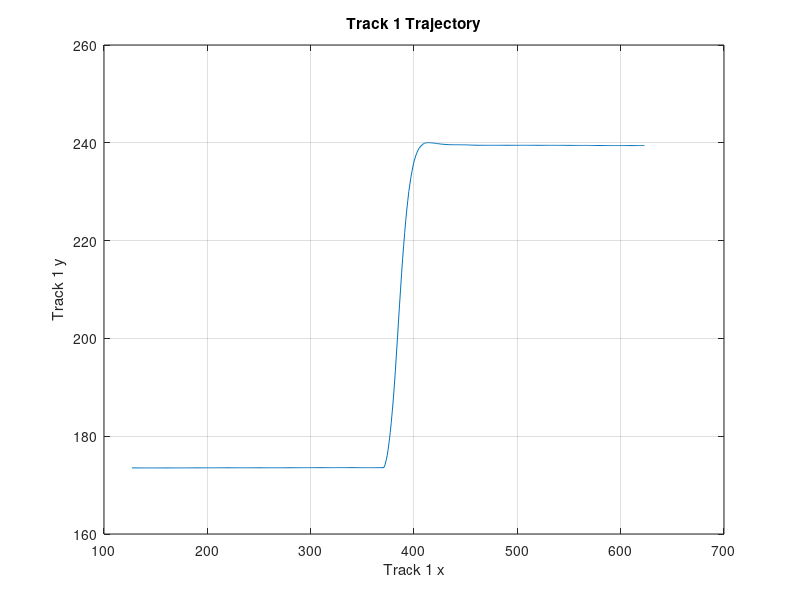

The MATLAB script that drew this image:
% SIRVE Plotspace Export:

% data from columne 3 ('Track 1 x')
Track1x = [ 127 128 129 130 131 132 133 134 135 136 137 138 139 140 141 142 143 144 145 146 147 148 149 150 151 152 153 154 155 156 157 158 159 160 161 162 163 164 165 166 167 168 169 170 171 172 173 174 175 176 177 178 179 180 181 182 183 184 185 186 187 188 189 190 191 192 193 194 195 196 197 198 199 200 201 202 203 204 205 206 207 208 209 210 211 212 213 214 215 216 217 218 219 220 221 222 223 224 225 226 227 228 229 230 231 232 233 234 235 236 237 238 239 240 241 242 243 244 245 246 247 248 249 250 251 252 253 254 255 256 257 258 259 260 261 262 263 264 265 266 267 268 269 270 271 272 273 274 275 276 277 278 279 280 281 282 283 284 285 286 287 288 289 290 291 292 293 294 295 296 297 298 299 300 301 302 303 304 305 306 307 308 309 310 311 312 313 314 315 316 317 318 319 320 321 322 323 324 325 326 327 328 329 330 331 332 333 334 335 336 337 338 339 340 341 342 343 344 345 346 347 348 349 350 351 352 353 354 355 356 357 358 359 360 361 362 363 364 365 366 367 368 369 370 371 372 373 374 375 376 377 378 379 380 381 382 383 384 385 386 387 388 389 390 391 392 393 394 395 396 397 398 399 400 401 402 403 404 405 406 407 408 409 410 411 412 413 414 415 416 417 418 419 420 421 422 423 424 425 426 427 428 429 430 431 432 433 434 435 436 437 438 439 440 441 442 443 444 445 446 447 448 449 450 451 452 453 454 455 456 457 458 459 460 461 462 463 464 465 466 467 468 469 470 471 472 473 474 475 476 477 478 479 480 481 482 483 484 485 486 487 488 489 490 491 492 493 494 495 496 497 498 499 500 501 502 503 504 505 506 507 508 509 510 511 512 513 514 515 516 517 518 519 520 521 522 523 524 525 526 527 528 529 530 531 532 533 534 535 536 537 538 539 540 541 542 543 544 545 546 547 548 549 550 551 552 553 554 555 556 557 558 559 560 561 562 563 564 565 566 567 568 569 570 571 572 573 574 575 576 577 578 579 580 581 582 583 584 585 586 587 588 589 590 591 592 593 594 595 596 597 598 599 600 601 602 603 604 605 606 607 608 609 610 611 612 613 614 615 616 617 618 619 620 621 622 623 ];

% data from columne 4 ('Track 1 y')
Track1y = [ 173.519 173.519 173.518 173.517 173.518 173.513 173.515 173.514 173.516 173.513 173.519 173.513 173.513 173.515 173.514 173.514 173.515 173.514 173.513 173.509 173.511 173.517 173.516 173.518 173.51 173.51 173.511 173.508 173.511 173.513 173.512 173.515 173.514 173.516 173.515 173.514 173.516 173.516 173.515 173.519 173.517 173.519 173.517 173.519 173.521 173.519 173.52 173.522 173.516 173.52 173.522 173.517 173.519 173.521 173.52 173.523 173.525 173.527 173.527 173.527 173.528 173.528 173.53 173.531 173.529 173.529 173.527 173.531 173.532 173.53 173.531 173.539 173.531 173.537 173.543 173.534 173.542 173.534 173.537 173.54 173.535 173.539 173.54 173.533 173.541 173.542 173.538 173.544 173.543 173.541 173.544 173.543 173.541 173.541 173.542 173.542 173.54 173.544 173.54 173.54 173.542 173.54 173.541 173.54 173.54 173.543 173.542 173.54 173.544 173.54 173.541 173.543 173.54 173.542 173.542 173.541 173.546 173.543 173.542 173.548 173.542 173.541 173.544 173.543 173.544 173.543 173.544 173.546 173.543 173.546 173.545 173.543 173.547 173.545 173.544 173.548 173.545 173.545 173.548 173.545 173.547 173.546 173.546 173.547 173.545 173.548 173.546 173.545 173.549 173.547 173.549 173.552 173.546 173.551 173.553 173.548 173.551 173.553 173.55 173.551 173.554 173.554 173.556 173.56 173.561 173.559 173.562 173.564 173.563 173.566 173.572 173.564 173.569 173.57 173.567 173.566 173.563 173.57 173.566 173.561 173.569 173.563 173.563 173.569 173.565 173.568 173.564 173.565 173.57 173.568 173.569 173.57 173.565 173.569 173.57 173.569 173.569 173.571 173.573 173.578 173.576 173.576 173.579 173.577 173.579 173.572 173.575 173.572 173.572 173.576 173.574 173.575 173.576 173.573 173.574 173.573 173.571 173.572 173.568 173.569 173.572 173.57 173.569 173.571 173.566 173.568 173.566 173.567 173.567 173.566 173.565 173.568 173.564 173.564 173.567 173.567 173.568 173.563 173.563 173.564 173.565 173.567 173.567 173.564 173.634 174.204 174.993 176.025 177.351 178.948 180.771 182.836 185.168 187.623 190.492 193.496 196.81 200.051 203.553 206.859 210.106 213.316 216.304 219.013 221.701 224.067 226.275 228.215 230.056 231.549 232.924 234.111 235.228 236.167 236.863 237.549 238.065 238.518 238.879 239.185 239.397 239.598 239.766 239.893 239.947 240.007 240.026 240.03 240.019 240.014 239.99 239.964 239.935 239.9 239.885 239.846 239.828 239.808 239.767 239.739 239.721 239.704 239.686 239.675 239.655 239.645 239.635 239.628 239.621 239.613 239.608 239.615 239.6 239.612 239.599 239.619 239.6 239.6 239.602 239.58 239.606 239.593 239.581 239.59 239.583 239.565 239.557 239.541 239.535 239.526 239.524 239.524 239.505 239.517 239.499 239.493 239.498 239.501 239.497 239.486 239.492 239.495 239.496 239.49 239.494 239.487 239.493 239.49 239.484 239.488 239.487 239.495 239.494 239.493 239.487 239.489 239.508 239.486 239.491 239.502 239.489 239.49 239.507 239.498 239.49 239.495 239.493 239.499 239.484 239.493 239.494 239.491 239.481 239.489 239.492 239.49 239.481 239.5 239.494 239.488 239.488 239.487 239.498 239.494 239.494 239.484 239.487 239.491 239.494 239.498 239.481 239.496 239.49 239.489 239.479 239.489 239.473 239.484 239.485 239.489 239.486 239.49 239.473 239.486 239.49 239.486 239.476 239.481 239.489 239.475 239.486 239.483 239.487 239.464 239.478 239.468 239.486 239.48 239.486 239.48 239.475 239.471 239.472 239.467 239.478 239.47 239.464 239.47 239.473 239.451 239.466 239.449 239.469 239.456 239.472 239.445 239.464 239.46 239.465 239.463 239.464 239.459 239.454 239.449 239.459 239.447 239.452 239.442 239.441 239.46 239.443 239.45 239.448 239.448 239.441 239.441 239.447 239.44 239.444 239.449 239.451 239.455 239.443 239.434 239.44 239.437 239.439 239.439 239.445 239.444 239.438 239.447 239.446 239.442 239.437 239.442 239.433 239.442 239.424 239.439 239.437 239.438 239.437 239.438 239.438 239.433 239.443 239.438 239.447 239.436 239.447 239.439 239.433 239.444 239.452 239.431 239.445 ];

% Additional user code:
plot(Track1x, Track1y);
xlabel('Track 1 x');
ylabel('Track 1 y');
title('Track 1 Trajectory');
grid on;
